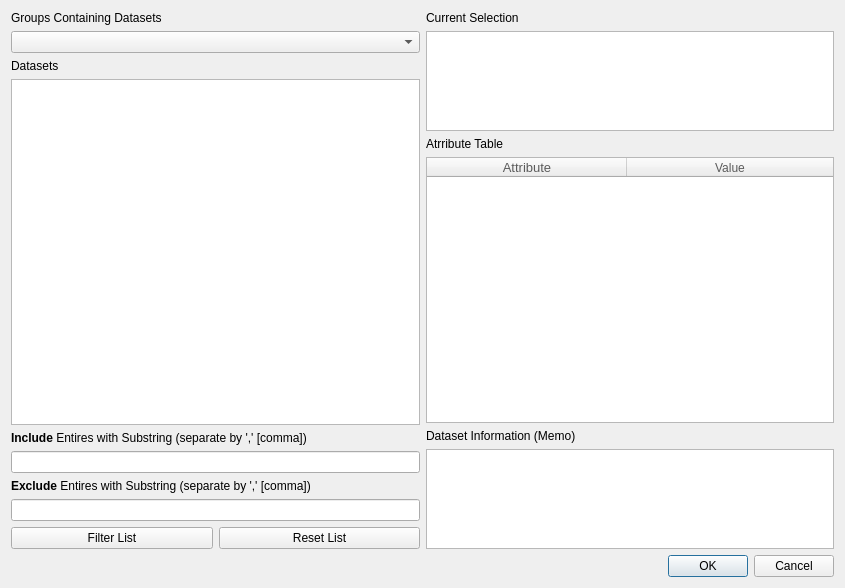
<?xml version="1.0" encoding="UTF-8"?>
<ui version="4.0">
 <class>Dialog</class>
 <widget class="QDialog" name="Dialog">
  <property name="geometry">
   <rect>
    <x>0</x>
    <y>0</y>
    <width>845</width>
    <height>588</height>
   </rect>
  </property>
  <property name="windowTitle">
   <string>Dialog</string>
  </property>
  <property name="styleSheet">
   <string notr="true">font: 10pt &quot;Arial&quot;;</string>
  </property>
  <layout class="QVBoxLayout" name="verticalLayout_2">
   <item>
    <layout class="QVBoxLayout" name="verticalLayout">
     <property name="sizeConstraint">
      <enum>QLayout::SetNoConstraint</enum>
     </property>
     <item>
      <layout class="QHBoxLayout" name="topHL">
       <property name="sizeConstraint">
        <enum>QLayout::SetNoConstraint</enum>
       </property>
       <item>
        <layout class="QVBoxLayout" name="dataSetVL">
         <item>
          <widget class="QLabel" name="label_1">
           <property name="text">
            <string>Groups Containing Datasets</string>
           </property>
          </widget>
         </item>
         <item>
          <widget class="QComboBox" name="dataGroupSelect"/>
         </item>
         <item>
          <widget class="QLabel" name="label_2">
           <property name="text">
            <string>Datasets</string>
           </property>
          </widget>
         </item>
         <item>
          <widget class="QListWidget" name="dataSetList">
           <property name="editTriggers">
            <set>QAbstractItemView::DoubleClicked|QAbstractItemView::EditKeyPressed|QAbstractItemView::SelectedClicked</set>
           </property>
           <property name="selectionMode">
            <enum>QAbstractItemView::ExtendedSelection</enum>
           </property>
          </widget>
         </item>
         <item>
          <widget class="QLabel" name="label_3">
           <property name="text">
            <string>&lt;html&gt;&lt;head/&gt;&lt;body&gt;&lt;p&gt;&lt;span style=&quot; font-weight:600;&quot;&gt;Include&lt;/span&gt; Entires with Substring (separate by ',' [comma])&lt;/p&gt;&lt;/body&gt;&lt;/html&gt;</string>
           </property>
          </widget>
         </item>
         <item>
          <widget class="QLineEdit" name="filterIncludeString"/>
         </item>
         <item>
          <widget class="QLabel" name="label_4">
           <property name="text">
            <string>&lt;html&gt;&lt;head/&gt;&lt;body&gt;&lt;p&gt;&lt;span style=&quot; font-weight:600;&quot;&gt;Exclude&lt;/span&gt; Entires with Substring (separate by ',' [comma])&lt;/p&gt;&lt;/body&gt;&lt;/html&gt;</string>
           </property>
          </widget>
         </item>
         <item>
          <widget class="QLineEdit" name="filterExcludeString"/>
         </item>
         <item>
          <layout class="QHBoxLayout" name="horizontalLayout">
           <item>
            <widget class="QPushButton" name="filterButton">
             <property name="text">
              <string>Filter List</string>
             </property>
            </widget>
           </item>
           <item>
            <widget class="QPushButton" name="resetFilter">
             <property name="text">
              <string>Reset List</string>
             </property>
            </widget>
           </item>
          </layout>
         </item>
        </layout>
       </item>
       <item>
        <layout class="QVBoxLayout" name="attribVL">
         <item>
          <widget class="QLabel" name="label_5">
           <property name="text">
            <string>Current Selection</string>
           </property>
          </widget>
         </item>
         <item>
          <widget class="QTextBrowser" name="currentDatasetText">
           <property name="sizePolicy">
            <sizepolicy hsizetype="Expanding" vsizetype="Maximum">
             <horstretch>0</horstretch>
             <verstretch>0</verstretch>
            </sizepolicy>
           </property>
           <property name="maximumSize">
            <size>
             <width>16777215</width>
             <height>100</height>
            </size>
           </property>
          </widget>
         </item>
         <item>
          <widget class="QLabel" name="label_6">
           <property name="text">
            <string>Atrribute Table</string>
           </property>
          </widget>
         </item>
         <item>
          <widget class="QTableWidget" name="dataSetAttribs">
           <property name="styleSheet">
            <string notr="true"/>
           </property>
           <property name="sortingEnabled">
            <bool>true</bool>
           </property>
           <property name="columnCount">
            <number>2</number>
           </property>
           <attribute name="horizontalHeaderCascadingSectionResizes">
            <bool>true</bool>
           </attribute>
           <attribute name="horizontalHeaderDefaultSectionSize">
            <number>200</number>
           </attribute>
           <attribute name="horizontalHeaderHighlightSections">
            <bool>false</bool>
           </attribute>
           <attribute name="horizontalHeaderShowSortIndicator" stdset="0">
            <bool>true</bool>
           </attribute>
           <attribute name="horizontalHeaderStretchLastSection">
            <bool>true</bool>
           </attribute>
           <attribute name="verticalHeaderVisible">
            <bool>false</bool>
           </attribute>
           <attribute name="verticalHeaderHighlightSections">
            <bool>false</bool>
           </attribute>
           <column>
            <property name="text">
             <string>Attribute</string>
            </property>
            <property name="font">
             <font>
              <pointsize>10</pointsize>
             </font>
            </property>
            <property name="background">
             <color>
              <red>121</red>
              <green>121</green>
              <blue>121</blue>
             </color>
            </property>
            <property name="foreground">
             <brush brushstyle="SolidPattern">
              <color alpha="255">
               <red>91</red>
               <green>91</green>
               <blue>91</blue>
              </color>
             </brush>
            </property>
           </column>
           <column>
            <property name="text">
             <string>Value</string>
            </property>
            <property name="background">
             <color>
              <red>123</red>
              <green>123</green>
              <blue>123</blue>
             </color>
            </property>
            <property name="foreground">
             <brush brushstyle="SolidPattern">
              <color alpha="255">
               <red>91</red>
               <green>91</green>
               <blue>91</blue>
              </color>
             </brush>
            </property>
           </column>
          </widget>
         </item>
         <item>
          <widget class="QLabel" name="label_7">
           <property name="text">
            <string>Dataset Information (Memo)</string>
           </property>
          </widget>
         </item>
         <item>
          <widget class="QTextBrowser" name="dataSetMemo">
           <property name="sizePolicy">
            <sizepolicy hsizetype="Expanding" vsizetype="Maximum">
             <horstretch>0</horstretch>
             <verstretch>0</verstretch>
            </sizepolicy>
           </property>
           <property name="maximumSize">
            <size>
             <width>16777215</width>
             <height>100</height>
            </size>
           </property>
          </widget>
         </item>
        </layout>
       </item>
      </layout>
     </item>
     <item>
      <widget class="QDialogButtonBox" name="acceptbox">
       <property name="orientation">
        <enum>Qt::Horizontal</enum>
       </property>
       <property name="standardButtons">
        <set>QDialogButtonBox::Cancel|QDialogButtonBox::Ok</set>
       </property>
      </widget>
     </item>
    </layout>
   </item>
  </layout>
 </widget>
 <resources/>
 <connections>
  <connection>
   <sender>acceptbox</sender>
   <signal>accepted()</signal>
   <receiver>Dialog</receiver>
   <slot>accept()</slot>
   <hints>
    <hint type="sourcelabel">
     <x>248</x>
     <y>254</y>
    </hint>
    <hint type="destinationlabel">
     <x>157</x>
     <y>274</y>
    </hint>
   </hints>
  </connection>
  <connection>
   <sender>acceptbox</sender>
   <signal>rejected()</signal>
   <receiver>Dialog</receiver>
   <slot>reject()</slot>
   <hints>
    <hint type="sourcelabel">
     <x>316</x>
     <y>260</y>
    </hint>
    <hint type="destinationlabel">
     <x>286</x>
     <y>274</y>
    </hint>
   </hints>
  </connection>
 </connections>
</ui>
